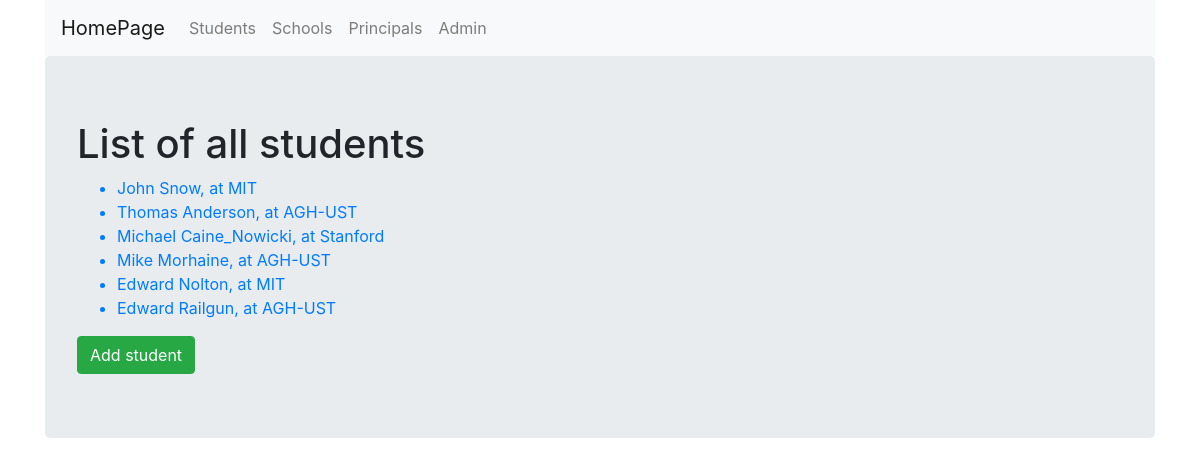
Page /CRUD_System/students/ on the committed database.
### CRUD_System/models.py (models this page shows, shortened)
class Student(models.Model):
    name = models.CharField(max_length = 256)
    last_name = models.CharField(max_length = 256)
    school = models.ForeignKey(School, on_delete=models.CASCADE, related_name='students')

class School(models.Model):
    name = models.CharField(max_length = 256)
    location = models.CharField(max_length = 256)
    def __str__(self):
        return self.name

### CRUD_System/views.py (the view)
# urls.py: path('students/', views.StudentListView.as_view(), name='students'),
class StudentListView(ListView):
    context_object_name = 'students'
    model = models.Student
    template_name = 'CRUD_ListView.html'

### CRUD_System/templates/CRUD_System/CRUD_ListView.html (shortened to what this page needs)
{% extends 'CRUD_System/CRUD_System_base.html'%}
{% block body_block %}
    {% if schools %}
        <h1>List of available schools</h1>
        <ul>
            {% for school in schools %}
            <a href="{{school.id}}">
                <li> {{ school.name }}, located at {{ school.location}}</li>
            </a>
            {% empty %}
                <li>Sorry, no schools here!</li>
            {% endfor %}
        </ul>
        <a href="{% url 'CRUD_System:add_school'%}">
            <input type="submit" name="" id="" class='btn btn-success' value='Add school'>
        </a>
    {% elif students %}
    <h1>List of all students</h1>
    <ul>
        {% for student in students %}
        <a href="{{ student.id }}">
            <li> {{ student.name }} {{ student.last_name}}, at {{ student.school}} </li>
        </a>
            {% empty %}
                <li>Sorry, no entries here!</li>
        {% endfor %}
    </ul>
        <a href="{% url 'CRUD_System:add_student'%}">
            <input type="submit" name="" id="" class='btn btn-success' value='Add student'>
        </a>
    {% else%}
        <p>You shouldn't be able to see this view ...</p>
        <p>It only shows when the template page was called with an empty context_object_name tag</p>
    {% endif%}
{% endblock %}

### rows in the picture
Student: name "John", last_name "Snow", school "MIT"
Student: name "Thomas", last_name "Anderson", school "AGH-UST"
Student: name "Michael", last_name "Caine_Nowicki", school "Stanford"
Student: name "Mike", last_name "Morhaine", school "AGH-UST"
Student: name "Edward", last_name "Nolton", school "MIT"
Student: name "Edward", last_name "Railgun", school "AGH-UST"
